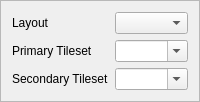
                      <widget class="QFrame" name="frame_Tilesets">
                       <property name="sizePolicy">
                        <sizepolicy hsizetype="Preferred" vsizetype="Fixed">
                         <horstretch>0</horstretch>
                         <verstretch>0</verstretch>
                        </sizepolicy>
                       </property>
                       <property name="frameShape">
                        <enum>QFrame::Shape::StyledPanel</enum>
                       </property>
                       <property name="frameShadow">
                        <enum>QFrame::Shadow::Raised</enum>
                       </property>
                       <layout class="QFormLayout" name="formLayout">
                        <item row="1" column="0">
                         <widget class="QLabel" name="label_PrimaryTileset">
                          <property name="text">
                           <string>Primary Tileset</string>
                          </property>
                         </widget>
                        </item>
                        <item row="1" column="1">
                         <widget class="NoScrollComboBox" name="comboBox_PrimaryTileset">
                          <property name="focusPolicy">
                           <enum>Qt::FocusPolicy::StrongFocus</enum>
                          </property>
                          <property name="toolTip">
                           <string>&lt;html&gt;&lt;head/&gt;&lt;body&gt;&lt;p&gt;Primary Tileset&lt;/p&gt;&lt;p&gt;Defines the first 0x200 metatiles available for the map.&lt;/p&gt;&lt;/body&gt;&lt;/html&gt;</string>
                          </property>
                          <property name="editable">
                           <bool>true</bool>
                          </property>
                          <property name="minimumContentsLength">
                           <number>0</number>
                          </property>
                         </widget>
                        </item>
                        <item row="2" column="0">
                         <widget class="QLabel" name="label_SecondaryTileset">
                          <property name="text">
                           <string>Secondary Tileset</string>
                          </property>
                         </widget>
                        </item>
                        <item row="2" column="1">
                         <widget class="NoScrollComboBox" name="comboBox_SecondaryTileset">
                          <property name="focusPolicy">
                           <enum>Qt::FocusPolicy::StrongFocus</enum>
                          </property>
                          <property name="toolTip">
                           <string>&lt;html&gt;&lt;head/&gt;&lt;body&gt;&lt;p&gt;Secondary Tileset&lt;/p&gt;&lt;p&gt;Defines the second 0x200 metatiles available for the map.&lt;/p&gt;&lt;/body&gt;&lt;/html&gt;</string>
                          </property>
                          <property name="editable">
                           <bool>true</bool>
                          </property>
                          <property name="minimumContentsLength">
                           <number>0</number>
                          </property>
                         </widget>
                        </item>
                        <item row="0" column="1">
                         <widget class="NoScrollComboBox" name="comboBox_LayoutSelector">
                          <property name="minimumContentsLength">
                           <number>0</number>
                          </property>
                         </widget>
                        </item>
                        <item row="0" column="0">
                         <widget class="QLabel" name="label_Layout">
                          <property name="text">
                           <string>Layout</string>
                          </property>
                         </widget>
                        </item>
                       </layout>
                      </widget>
